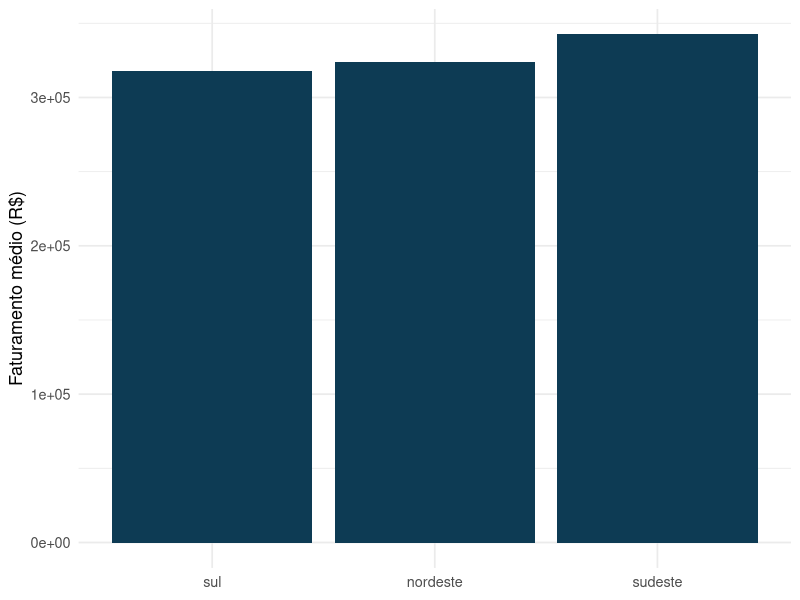
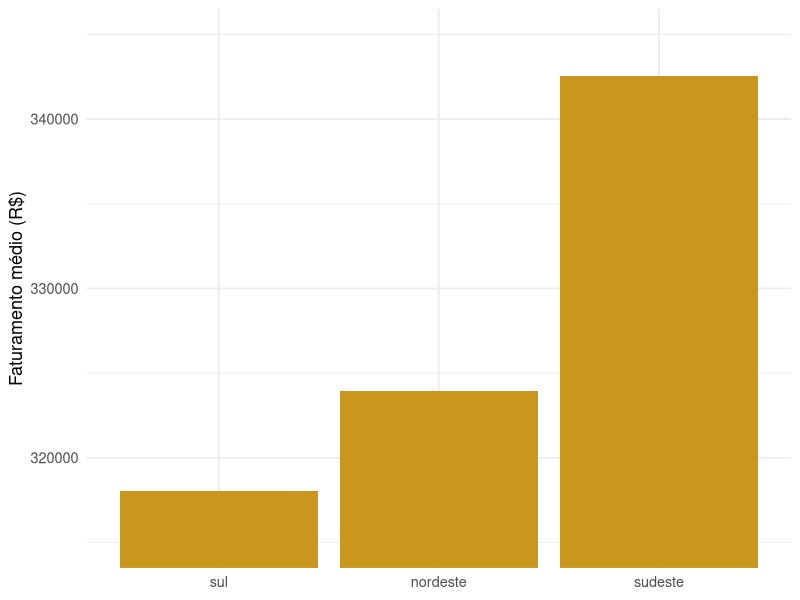
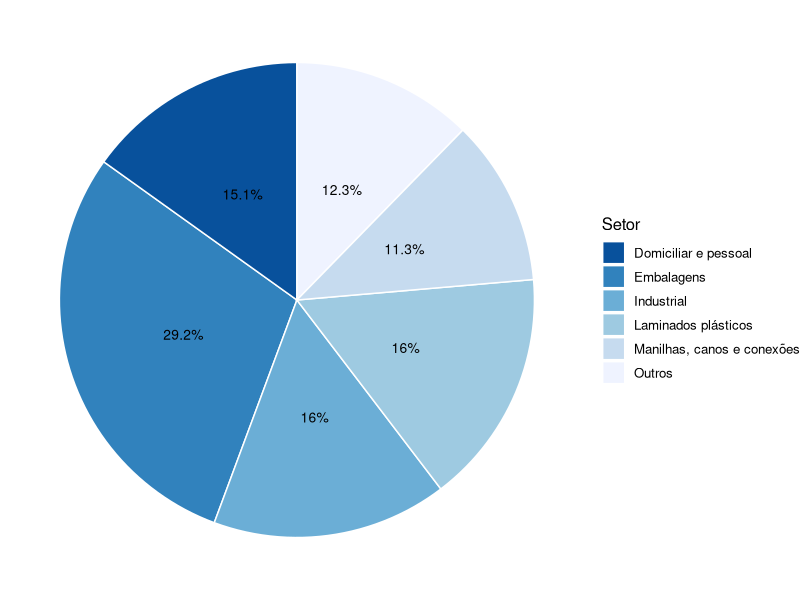

Generate these figures, in order, with R: (Note: this script raises an error after producing the figures.)
## ---- chunk 1
knitr::opts_chunk$set(echo = TRUE, warning = FALSE, message = FALSE, fig.retina = 2, fig.height=4.2)
suppressPackageStartupMessages(library(tidyverse))
empresas  <- read.csv("empresas.csv")
prefeitos <- read.csv("dados_prefeitos.csv")

setor_pct <- empresas |>
  mutate(setor = trimws(setor)) |>
  count(setor, sort = TRUE) |>
  mutate(pct = round(100 * n / sum(n), 1))

fat_regiao <- empresas |>
  group_by(regiao) |>
  summarise(faturamento_medio = mean(faturamento99), .groups = "drop")
## ---- chunk 2
ggplot(fat_regiao, aes(x = fct_reorder(regiao, faturamento_medio), y = faturamento_medio)) +
  geom_col(fill = "#0d3b54") +
  labs(x = NULL, y = "Faturamento médio (R$)") +
  theme_minimal(base_size = 13)
## ---- chunk 3
ggplot(fat_regiao, aes(x = fct_reorder(regiao, faturamento_medio), y = faturamento_medio)) +
  geom_col(fill = "#c9971e") +
  coord_cartesian(ylim = c(315000, 345000)) +
  labs(x = NULL, y = "Faturamento médio (R$)") +
  theme_minimal(base_size = 13)
## ---- chunk 4
ggplot(setor_pct, aes(x = "", y = pct, fill = setor)) +
  geom_col(width = 1, color = "white") +
  coord_polar(theta = "y") +
  geom_text(aes(label = paste0(pct, "%")), position = position_stack(vjust = 0.5), size = 3.5) +
  scale_fill_brewer(palette = "Blues", direction = -1) +
  labs(fill = "Setor", x = NULL, y = NULL) +
  theme_void(base_size = 12)
## ---- chunk 5
prefeitos |>
  filter(!is.na(sexo), !is.na(Regiao)) |>
  count(Regiao, sexo) |>
  pivot_wider(names_from = sexo, values_from = n, values_fill = 0)
## ---- chunk 6
knitr::include_graphics("images/forca_trabalho_raca_sexo.jpg")
## ---- chunk 7
knitr::include_graphics("images/gender_pay_gap.png")
## ---- chunk 8
empresas |> count(setor, sort = TRUE) |>
  mutate(pct = round(100*n/sum(n), 1))
## ---- chunk 9
ggplot(empresas, aes(x = fct_infreq(setor))) +
  geom_bar(fill = "#0d3b54") + coord_flip() +
  labs(x = NULL, y = "Nº de empresas") + theme_minimal(base_size = 13)
## ---- chunk 10
ggplot(empresas, aes(x = faturamento99)) +
  geom_histogram(bins = 20, fill = "#c9971e", color = "white") +
  labs(x = "Faturamento 1999 (R$ mil)", y = "Frequência") + theme_minimal(base_size = 13)
## ---- chunk 11
knitr::include_graphics("images/refri_estatisticas.png")
## ---- chunk 12
refri <- tibble(
  pais = c("México", "Reino Unido", "Brasil", "Portugal"),
  litros = c(270.9, 114, 76.6, 40)
)
ggplot(refri, aes(x = fct_reorder(pais, litros), y = litros)) +
  geom_col(fill = "#c9971e") + coord_flip() +
  labs(x = NULL, y = "Litros/domicílio/ano") + theme_minimal(base_size = 12)
